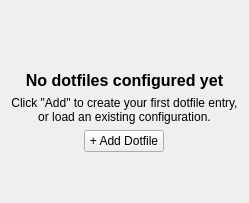
          <widget class="QWidget" name="backupEmptyPage">
           <layout class="QVBoxLayout" name="emptyStateLayout">
            <item>
             <spacer name="emptyTopSpacer">
              <property name="orientation">
               <enum>Qt::Orientation::Vertical</enum>
              </property>
              <property name="sizeHint" stdset="0">
               <size>
                <width>20</width>
                <height>40</height>
               </size>
              </property>
             </spacer>
            </item>
            <item alignment="Qt::AlignmentFlag::AlignHCenter">
             <widget class="QLabel" name="emptyStateIcon">
              <property name="text">
               <string />
              </property>
              <property name="pixmap">
               <pixmap>../resources/icons/dfbu.svg</pixmap>
              </property>
              <property name="scaledContents">
               <bool>false</bool>
              </property>
              <property name="alignment">
               <set>Qt::AlignmentFlag::AlignCenter</set>
              </property>
              <property name="maximumSize">
               <size>
                <width>64</width>
                <height>64</height>
               </size>
              </property>
             </widget>
            </item>
            <item alignment="Qt::AlignmentFlag::AlignHCenter">
             <widget class="QLabel" name="emptyStateTitle">
              <property name="text">
               <string>No dotfiles configured yet</string>
              </property>
              <property name="alignment">
               <set>Qt::AlignmentFlag::AlignCenter</set>
              </property>
              <property name="styleSheet">
               <string>font-size: 16px; font-weight: bold;</string>
              </property>
             </widget>
            </item>
            <item alignment="Qt::AlignmentFlag::AlignHCenter">
             <widget class="QLabel" name="emptyStateDescription">
              <property name="text">
               <string>Click "Add" to create your first dotfile entry,
or load an existing configuration.</string>
              </property>
              <property name="alignment">
               <set>Qt::AlignmentFlag::AlignCenter</set>
              </property>
             </widget>
            </item>
            <item alignment="Qt::AlignmentFlag::AlignHCenter">
             <widget class="QPushButton" name="emptyStateAddButton">
              <property name="text">
               <string>+ Add Dotfile</string>
              </property>
              <property name="sizePolicy">
               <sizepolicy hsizetype="Maximum" vsizetype="Maximum">
                <horstretch>0</horstretch>
                <verstretch>0</verstretch>
               </sizepolicy>
              </property>
             </widget>
            </item>
            <item>
             <spacer name="emptyBottomSpacer">
              <property name="orientation">
               <enum>Qt::Orientation::Vertical</enum>
              </property>
              <property name="sizeHint" stdset="0">
               <size>
                <width>20</width>
                <height>40</height>
               </size>
              </property>
             </spacer>
            </item>
           </layout>
          </widget>
